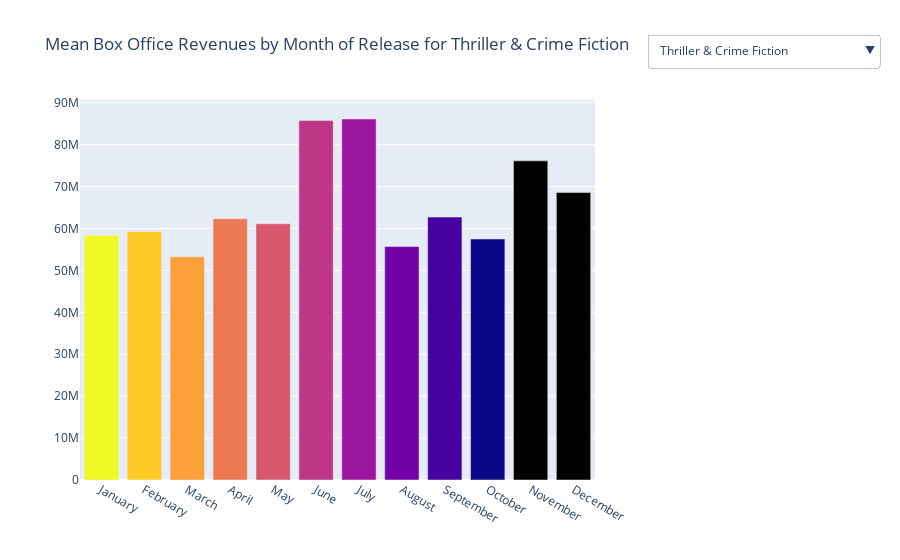

Notebook code for this chart:
### Markdown cell above
Now that we separated the month and day from the movie release date, we can plot analysis using them :

### Code cell
# Calculate mean revenue for each genre pair
genre_pair_mean_revenue = df_mov1.groupby(['Main_genre', 'Sec_Genre'])['Movie_revenue'].mean().reset_index()

# Merge this mean revenue with the original df_mov1 on 'Main_genre' and 'Sec_Genre'
df_mov1 = df_mov1.merge(genre_pair_mean_revenue, on=['Main_genre', 'Sec_Genre'], suffixes=('', '_mean'))

# Fill NaN values in 'Movie_revenue' with the mean revenue of the genre pairs
df_mov1['Movie_revenue'] = df_mov1['Movie_revenue'].fillna(df_mov1['Movie_revenue_mean'])

# Drop the auxiliary 'Movie_revenue_mean' as it's no longer needed after the NaN values are filled
df_mov1.drop(columns=['Movie_revenue_mean'], inplace=True)

# Drop rows where either 'Main_genre' or 'Secondary_Genre' is NaN
df_genre_pairs = df_mov1.dropna(subset=['Main_genre', 'Sec_Genre'])

# Drop rows where either 'Main_genre' or 'Secondary_Genre' is 'Short Film'
df_genre_pairs = df_genre_pairs[(df_genre_pairs['Main_genre'] != 'Short Film') & (df_genre_pairs['Sec_Genre'] != 'Short Film')]

month_dict = {
    1: "January", 2: "February", 3: "March", 4: "April", 5: "May", 6: "June",
    7: "July", 8: "August", 9: "September", 10: "October", 11: "November", 12: "December"
}

# Create the 'genre_pairs_aggregated' DataFrame with 'count' and 'mean_revenue' as columns
genre_pairs_aggregated = df_genre_pairs.groupby(['Main_genre', 'Sec_Genre']).agg(
    count=('Wiki_ID', 'size'), 
    mean_revenue=('Movie_revenue', 'mean')
).reset_index()

top_30_genre_pairs = genre_pairs_aggregated[genre_pairs_aggregated['count'] >= 150].sort_values(by='mean_revenue', ascending=False).head(30)

# Sort the top_30_genre_pairs list alphabetically by main genre only# 'top_30_genre_pairs' would be a DataFrame here, you need to extract the genre pairs as a list of tuples
top_30_genre_pairs_list = top_30_genre_pairs[['Main_genre', 'Sec_Genre']].values.tolist()

# Then, sort the list of tuples based on the main genre
top_30_genre_pairs_sorted_by_main_genre = sorted(top_30_genre_pairs_list, key=lambda x: x[0])

# Create an empty subplot
fig = make_subplots(rows=1, cols=1, shared_yaxes=True)

# Loop through each of the top 30 genre pairs
for main_genre, secondary_genre in top_30_genre_pairs_sorted_by_main_genre:
    pair_data = df_mov1[(df_mov1['Main_genre'] == main_genre) & (df_mov1['Sec_Genre'] == secondary_genre)]
    month_mean_revenues = pair_data.groupby('Month_of_release')['Movie_revenue'].mean().reset_index()
    month_mean_revenues['Month_of_release'] = month_mean_revenues['Month_of_release'].replace(month_dict)

    trace = go.Bar(x=month_mean_revenues['Month_of_release'],
                   y=month_mean_revenues['Movie_revenue'],
                   name=f"{main_genre} & {secondary_genre}",
                   opacity=1,
                   marker_color=px.colors.sequential.Plasma_r)

    fig.add_trace(trace)

# Create dropdown menu to switch between the sorted genre pairs
dropdown = []
for i, (main_genre, secondary_genre) in enumerate(top_30_genre_pairs_sorted_by_main_genre):
    # Each trace corresponds to a genre pair
    # For each button, only the corresponding trace should be visible
    visibility = [False] * len(top_30_genre_pairs_sorted_by_main_genre)
    visibility[i] = True  # Only the current trace is visible
    
    option = dict(label=f"{main_genre} & {secondary_genre}",
                  method='update',
                  args=[{'visible': visibility},
                        {'title': f'Mean Box Office Revenues by Month of Release for {main_genre} & {secondary_genre}'}])
    dropdown.append(option)

# Update layout with the sorted dropdown
fig.update_layout(
    updatemenus=[dict(
        type='dropdown',
        showactive=True,
        buttons=dropdown,  # Use the sorted dropdown list here
        direction="down",
        pad={"r": 10, "t": 10},
        x=1.1,
        xanchor="left",
        y=1.2,
        yanchor="top"
    )],
    # ... (keep the rest of your layout configuration as is)
)

# Update to ensure that the first genre pair from the sorted list is set as the default visible trace
fig.data[0].visible = True  # This assumes the first trace in fig corresponds to the first pair in the sorted list

fig.show()

### Figure 1 — Plotly figure (JSON) as saved in the notebook; plotly's stock layout.template omitted (floating-point values rounded to 4 significant figures)
{"data": [{"marker": {"color": ["#f0f921", "#fdca26", "#fb9f3a", "#ed7953", "#d8576b", "#bd3786", "#9c179e", "#7201a8", "#46039f", "#0d0887"]}, "name": "Action & Drama", "opacity": 1, "type": "bar", "visible": false, "x": ["January", "February", "March", "April", "May", "June", "July", "August", "September", "October", "November", "December"], "y": [34140000.0, 29730000.0, 28980000.0, 31600000.0, 24250000.0, 42240000.0, 30330000.0, 33410000.0, 33710000.0, 31600000.0, 29890000.0, 31600000.0]}, {"marker": {"color": ["#f0f921", "#fdca26", "#fb9f3a", "#ed7953", "#d8576b", "#bd3786", "#9c179e", "#7201a8", "#46039f", "#0d0887"]}, "name": "Action/Adventure & Thriller", "opacity": 1, "type": "bar", "visible": false, "x": ["January", "February", "March", "April", "May", "June", "July", "August", "September", "October", "November", "December"], "y": [70550000.0, 87670000.0, 106300000.0, 133400000.0, 209700000.0, 129500000.0, 58660000.0, 103200000.0, 84480000.0, 95930000.0, 167800000.0, 84210000.0]}, {"marker": {"color": ["#f0f921", "#fdca26", "#fb9f3a", "#ed7953", "#d8576b", "#bd3786", "#9c179e", "#7201a8", "#46039f", "#0d0887"]}, "name": "Action/Adventure & Action", "opacity": 1, "type": "bar", "visible": false, "x": ["January", "February", "March", "April", "May", "June", "July", "August", "September", "October", "November", "December"], "y": [21990000.0, 28610000.0, 24580000.0, 16530000.0, 45750000.0, 20440000.0, 28650000.0, 21480000.0, 20080000.0, 18970000.0, 21990000.0, 19780000.0]}, {"marker": {"color": ["#f0f921", "#fdca26", "#fb9f3a", "#ed7953", "#d8576b", "#bd3786", "#9c179e", "#7201a8", "#46039f", "#0d0887"]}, "name": "Adventure & Children's/Family", "opacity": 1, "type": "bar", "visible": false, "x": ["January", "February", "March", "April", "May", "June", "July", "August", "September", "October", "November", "December"], "y": [62050000.0, 89490000.0, 152500000.0, 104400000.0, 332800000.0, 296800000.0, 192400000.0, 78290000.0, 69120000.0, 226600000.0, 154500000.0, 133900000.0]}, {"marker": {"color": ["#f0f921", "#fdca26", "#fb9f3a", "#ed7953", "#d8576b", "#bd3786", "#9c179e", "#7201a8", "#46039f", "#0d0887"]}, "name": "Crime Fiction & Thriller", "opacity": 1, "type": "bar", "visible": false, "x": ["January", "February", "March", "April", "May", "June", "July", "August", "September", "October", "November", "December"], "y": [37190000.0, 52930000.0, 63680000.0, 49900000.0, 59230000.0, 86800000.0, 126100000.0, 67800000.0, 48880000.0, 59160000.0, 78260000.0, 74360000.0]}, {"marker": {"color": ["#f0f921", "#fdca26", "#fb9f3a", "#ed7953", "#d8576b", "#bd3786", "#9c179e", "#7201a8", "#46039f", "#0d0887"]}, "name": "Crime Fiction & Comedy film", "opacity": 1, "type": "bar", "visible": false, "x": ["January", "February", "March", "April", "May", "June", "July", "August", "September", "October", "November", "December"], "y": [49490000.0, 49490000.0, 74840000.0, 44620000.0, 49490000.0, 44460000.0, 49490000.0, 49490000.0, 49490000.0, 46630000.0, 49490000.0, 49490000.0]}, {"marker": {"color": ["#f0f921", "#fdca26", "#fb9f3a", "#ed7953", "#d8576b", "#bd3786", "#9c179e", "#7201a8", "#46039f", "#0d0887"]}, "name": "Crime Fiction & Romance Film", "opacity": 1, "type": "bar", "visible": false, "x": ["January", "February", "March", "April", "May", "June", "July", "August", "September", "October", "November", "December"], "y": [45940000.0, 43090000.0, 45940000.0, 42330000.0, 45940000.0, 40750000.0, 76500000.0, 41370000.0, 45940000.0, 45940000.0, 41740000.0, 34590000.0]}, {"marker": {"color": ["#f0f921", "#fdca26", "#fb9f3a", "#ed7953", "#d8576b", "#bd3786", "#9c179e", "#7201a8", "#46039f", "#0d0887"]}, "name": "Crime Fiction & Action", "opacity": 1, "type": "bar", "visible": false, "x": ["January", "February", "March", "April", "May", "June", "July", "August", "September", "October", "November", "December"], "y": [35110000.0, 36720000.0, 36720000.0, 37180000.0, 36720000.0, 32790000.0, 60270000.0, 34800000.0, 35120000.0, 34110000.0, 45300000.0, 33830000.0]}, {"marker": {"color": ["#f0f921", "#fdca26", "#fb9f3a", "#ed7953", "#d8576b", "#bd3786", "#9c179e", "#7201a8", "#46039f", "#0d0887"]}, "name": "Crime Fiction & Mystery", "opacity": 1, "type": "bar", "visible": false, "x": ["January", "February", "March", "April", "May", "June", "July", "August", "September", "October", "November", "December"], "y": [34220000.0, 36360000.0, 30640000.0, 36360000.0, 34280000.0, 41950000.0, 33860000.0, 40010000.0, 31860000.0, 33720000.0, 34120000.0, 58670000.0]}, {"marker": {"color": ["#f0f921", "#fdca26", "#fb9f3a", "#ed7953", "#d8576b", "#bd3786", "#9c179e", "#7201a8", "#46039f", "#0d0887"]}, "name": "Family Film & Comedy", "opacity": 1, "type": "bar", "visible": false, "x": ["January", "February", "March", "April", "May", "June", "July", "August", "September", "October", "November", "December"], "y": [44830000.0, 38430000.0, 66530000.0, 44830000.0, 33650000.0, 65400000.0, 24540000.0, 36410000.0, 44830000.0, 38160000.0, 47610000.0, 44830000.0]}, {"marker": {"color": ["#f0f921", "#fdca26", "#fb9f3a", "#ed7953", "#d8576b", "#bd3786", "#9c179e", "#7201a8", "#46039f", "#0d0887"]}, "name": "Family Film & Drama", "opacity": 1, "type": "bar", "visible": false, "x": ["January", "February", "March", "April", "May", "June", "July", "August", "September", "October", "November", "December"], "y": [60300000.0, 43560000.0, 41340000.0, 41710000.0, 42210000.0, 63450000.0, 41462637, 44890000.0, 48970000.0, 42520000.0, 42550000.0, 44680000.0]}, {"marker": {"color": ["#f0f921", "#fdca26", "#fb9f3a", "#ed7953", "#d8576b", "#bd3786", "#9c179e", "#7201a8", "#46039f", "#0d0887"]}, "name": "Horror & Slasher", "opacity": 1, "type": "bar", "visible": false, "x": ["January", "February", "March", "April", "May", "June", "July", "August", "September", "October", "November", "December"], "y": [19430000.0, 38870000.0, 25760000.0, 21770000.0, 25760000.0, 25760000.0, 25760000.0, 27640000.0, 30940000.0, 30020000.0, 30660000.0, 18160000.0]}, {"marker": {"color": ["#f0f921", "#fdca26", "#fb9f3a", "#ed7953", "#d8576b", "#bd3786", "#9c179e", "#7201a8", "#46039f", "#0d0887"]}, "name": "Romance Film & Comedy", "opacity": 1, "type": "bar", "visible": false, "x": ["January", "February", "March", "April", "May", "June", "July", "August", "September", "October", "November", "December"], "y": [31300000.0, 35950000.0, 36650000.0, 90820000.0, 41550000.0, 39200000.0, 43350000.0, 35820000.0, 37110000.0, 42630000.0, 25820000.0, 47790000.0]}, {"marker": {"color": ["#f0f921", "#fdca26", "#fb9f3a", "#ed7953", "#d8576b", "#bd3786", "#9c179e", "#7201a8", "#46039f", "#0d0887"]}, "name": "Romance Film & Comedy film", "opacity": 1, "type": "bar", "visible": false, "x": ["January", "February", "March", "April", "May", "June", "July", "August", "September", "October", "November", "December"], "y": [25180000.0, 25180000.0, 35740000.0, 25500000.0, 21030000.0, 25180000.0, 22110000.0, 25180000.0, 22720000.0, 25180000.0, 25180000.0, 24260000.0]}, {"marker": {"color": ["#f0f921", "#fdca26", "#fb9f3a", "#ed7953", "#d8576b", "#bd3786", "#9c179e", "#7201a8", "#46039f", "#0d0887"]}, "name": "Romantic comedy & Romance Film", "opacity": 1, "type": "bar", "visible": false, "x": ["January", "February", "March", "April", "May", "June", "July", "August", "September", "October", "November", "December"], "y": [51980000.0, 67090000.0, 62250000.0, 46180000.0, 55830000.0, 69760000.0, 55490000.0, 38890000.0, 42170000.0, 53120000.0, 53840000.0, 62430000.0]}, {"marker": {"color": ["#f0f921", "#fdca26", "#fb9f3a", "#ed7953", "#d8576b", "#bd3786", "#9c179e", "#7201a8", "#46039f", "#0d0887"]}, "name": "Romantic comedy & World cinema", "opacity": 1, "type": "bar", "visible": false, "x": ["January", "February", "March", "April", "May", "June", "July", "August", "September", "October", "November", "December"], "y": [23810000.0, 23810000.0, 23810000.0, 34530000.0, 21860000.0, 23810000.0, 23810000.0, 22460000.0, 23810000.0, 23810000.0, 21320000.0, 27620000.0]}, {"marker": {"color": ["#f0f921", "#fdca26", "#fb9f3a", "#ed7953", "#d8576b", "#bd3786", "#9c179e", "#7201a8", "#46039f", "#0d0887"]}, "name": "Romantic drama & Romance Film", "opacity": 1, "type": "bar", "visible": false, "x": ["January", "February", "March", "April", "May", "June", "July", "August", "September", "October", "November", "December"], "y": [21770000.0, 20450000.0, 19530000.0, 22020000.0, 23840000.0, 22770000.0, 22890000.0, 27880000.0, 19040000.0, 19820000.0, 18800000.0, 28550000.0]}, {"marker": {"color": ["#f0f921", "#fdca26", "#fb9f3a", "#ed7953", "#d8576b", "#bd3786", "#9c179e", "#7201a8", "#46039f", "#0d0887"]}, "name": "Science Fiction & Action", "opacity": 1, "type": "bar", "visible": false, "x": ["January", "February", "March", "April", "May", "June", "July", "August", "September", "October", "November", "December"], "y": [166900000.0, 133400000.0, 156100000.0, 342500000.0, 300400000.0, 132800000.0, 146900000.0, 157400000.0, 168600000.0, 175100000.0, 101300000.0, 143300000.0]}, {"marker": {"color": ["#f0f921", "#fdca26", "#fb9f3a", "#ed7953", "#d8576b", "#bd3786", "#9c179e", "#7201a8", "#46039f", "#0d0887"]}, "name": "Science Fiction & Adventure", "opacity": 1, "type": "bar", "visible": false, "x": ["January", "February", "March", "April", "May", "June", "July", "August", "September", "October", "November", "December"], "y": [161900000.0, 161900000.0, 142800000.0, 129500000.0, 376000000.0, 172800000.0, 143800000.0, 93920000.0, 161900000.0, 141600000.0, 133200000.0, 144900000.0]}, {"marker": {"color": ["#f0f921", "#fdca26", "#fb9f3a", "#ed7953", "#d8576b", "#bd3786", "#9c179e", "#7201a8", "#46039f", "#0d0887"]}, "name": "Sports & Drama", "opacity": 1, "type": "bar", "visible": false, "x": ["January", "February", "March", "April", "May", "June", "July", "August", "September", "October", "November", "December"], "y": [31300000.0, 26480000.0, 29170000.0, 18280000.0, 23480000.0, 58630000.0, 35360000.0, 25030000.0, 20060000.0, 25660000.0, 18180000.0, 23150000.0]}, {"marker": {"color": ["#f0f921", "#fdca26", "#fb9f3a", "#ed7953", "#d8576b", "#bd3786", "#9c179e", "#7201a8", "#46039f", "#0d0887"]}, "name": "Thriller & Science Fiction", "opacity": 1, "type": "bar", "visible": false, "x": ["January", "February", "March", "April", "May", "June", "July", "August", "September", "October", "November", "December"], "y": [93430000.0, 126500000.0, 122000000.0, 157100000.0, 212400000.0, 288800000.0, 197000000.0, 116100000.0, 100500000.0, 110600000.0, 178700000.0, 212500000.0]}, {"marker": {"color": ["#f0f921", "#fdca26", "#fb9f3a", "#ed7953", "#d8576b", "#bd3786", "#9c179e", "#7201a8", "#46039f", "#0d0887"]}, "name": "Thriller & Action Thrillers", "opacity": 1, "type": "bar", "visible": false, "x": ["January", "February", "March", "April", "May", "June", "July", "August", "September", "October", "November", "December"], "y": [132800000.0, 85250000.0, 103600000.0, 253900000.0, 174800000.0, 113400000.0, 156000000.0, 143600000.0, 100800000.0, 105000000.0, 145300000.0, 182600000.0]}, {"marker": {"color": ["#f0f921", "#fdca26", "#fb9f3a", "#ed7953", "#d8576b", "#bd3786", "#9c179e", "#7201a8", "#46039f", "#0d0887"]}, "name": "Thriller & Action/Adventure", "opacity": 1, "type": "bar", "visible": false, "x": ["January", "February", "March", "April", "May", "June", "July", "August", "September", "October", "November", "December"], "y": [46780000.0, 81120000.0, 49350000.0, 56870000.0, 97700000.0, 164400000.0, 73980000.0, 53450000.0, 63620000.0, 73500000.0, 57540000.0, 76440000.0]}, {"marker": {"color": ["#f0f921", "#fdca26", "#fb9f3a", "#ed7953", "#d8576b", "#bd3786", "#9c179e", "#7201a8", "#46039f", "#0d0887"]}, "name": "Thriller & Crime Fiction", "opacity": 1, "type": "bar", "visible": true, "x": ["January", "February", "March", "April", "May", "June", "July", "August", "September", "October", "November", "December"], "y": [58370000.0, 59290000.0, 53230000.0, 62320000.0, 61150000.0, 85750000.0, 86120000.0, 55690000.0, 62730000.0, 57500000.0, 76140000.0, 68580000.0]}, {"marker": {"color": ["#f0f921", "#fdca26", "#fb9f3a", "#ed7953", "#d8576b", "#bd3786", "#9c179e", "#7201a8", "#46039f", "#0d0887"]}, "name": "Thriller & Horror", "opacity": 1, "type": "bar", "visible": false, "x": ["January", "February", "March", "April", "May", "June", "July", "August", "September", "October", "November", "December"], "y": [53180000.0, 73410000.0, 54350000.0, 46320000.0, 46980000.0, 58420000.0, 74950000.0, 73790000.0, 55060000.0, 54910000.0, 77590000.0, 49390000.0]}, {"marker": {"color": ["#f0f921", "#fdca26", "#fb9f3a", "#ed7953", "#d8576b", "#bd3786", "#9c179e", "#7201a8", "#46039f", "#0d0887"]}, "name": "Thriller & Mystery", "opacity": 1, "type": "bar", "visible": false, "x": ["January", "February", "March", "April", "May", "June", "July", "August", "September", "October", "November", "December"], "y": [49160000.0, 52820000.0, 50410000.0, 57450000.0, 81640000.0, 63090000.0, 57820000.0, 44650000.0, 51650000.0, 48950000.0, 47540000.0, 57080000.0]}, {"marker": {"color": ["#f0f921", "#fdca26", "#fb9f3a", "#ed7953", "#d8576b", "#bd3786", "#9c179e", "#7201a8", "#46039f", "#0d0887"]}, "name": "Thriller & Crime Thriller", "opacity": 1, "type": "bar", "visible": false, "x": ["January", "February", "March", "April", "May", "June", "July", "August", "September", "October", "November", "December"], "y": [27240000.0, 32460000.0, 30920000.0, 27490000.0, 28870000.0, 40810000.0, 29910000.0, 34780000.0, 32280000.0, 30900000.0, 26590000.0, 25160000.0]}, {"marker": {"color": ["#f0f921", "#fdca26", "#fb9f3a", "#ed7953", "#d8576b", "#bd3786", "#9c179e", "#7201a8", "#46039f", "#0d0887"]}, "name": "Thriller & Drama", "opacity": 1, "type": "bar", "visible": false, "x": ["January", "February", "March", "April", "May", "June", "July", "August", "September", "October", "November", "December"], "y": [27040000.0, 32630000.0, 28750000.0, 28080000.0, 24380000.0, 29040000.0, 46030000.0, 29720000.0, 26560000.0, 24700000.0, 30970000.0, 43930000.0]}, {"marker": {"color": ["#f0f921", "#fdca26", "#fb9f3a", "#ed7953", "#d8576b", "#bd3786", "#9c179e", "#7201a8", "#46039f", "#0d0887"]}, "name": "Thriller & Action", "opacity": 1, "type": "bar", "visible": false, "x": ["January", "February", "March", "April", "May", "June", "July", "August", "September", "October", "November", "December"], "y": [19980000.0, 25960000.0, 24230000.0, 24230000.0, 23990000.0, 24230000.0, 35030000.0, 29840000.0, 18400000.0, 24230000.0, 23920000.0, 29480000.0]}, {"marker": {"color": ["#f0f921", "#fdca26", "#fb9f3a", "#ed7953", "#d8576b", "#bd3786", "#9c179e", "#7201a8", "#46039f", "#0d0887"]}, "name": "Thriller & World cinema", "opacity": 1, "type": "bar", "visible": false, "x": ["January", "February", "March", "April", "May", "June", "July", "August", "September", "October", "November", "December"], "y": [21160000.0, 19400000.0, 16430000.0, 21160000.0, 20210000.0, 18810000.0, 21160000.0, 21160000.0, 27540000.0, 18510000.0, 25480000.0, 14990000.0]}], "layout": {"autosize": true, "title": {"text": "Mean Box Office Revenues by Month of Release for Thriller & Crime Fiction"}, "updatemenus": [{"active": 23, "buttons": [{"args": [{"visible": [true, false, false, false, false, false, false, false, false, false, false, false, false, false, false, false, false, false, false, false, false, false, false, false, false, false, false, false, false, false]}, {"title": "Mean Box Office Revenues by Month of Release for Action & Drama"}], "label": "Action & Drama", "method": "update"}, {"args": [{"visible": [false, true, false, false, false, false, false, false, false, false, false, false, false, false, false, false, false, false, false, false, false, false, false, false, false, false, false, false, false, false]}, {"title": "Mean Box Office Revenues by Month of Release for Action/Adventure & Thriller"}], "label": "Action/Adventure & Thriller", "method": "update"}, {"args": [{"visible": [false, false, true, false, false, false, false, false, false, false, false, false, false, false, false, false, false, false, false, false, false, false, false, false, false, false, false, false, false, false]}, {"title": "Mean Box Office Revenues by Month of Release for Action/Adventure & Action"}], "label": "Action/Adventure & Action", "method": "update"}, {"args": [{"visible": [false, false, false, true, false, false, false, false, false, false, false, false, false, false, false, false, false, false, false, false, false, false, false, false, false, false, false, false, false, false]}, {"title": "Mean Box Office Revenues by Month of Release for Adventure & Children's/Family"}], "label": "Adventure & Children's/Family", "method": "update"}, {"args": [{"visible": [false, false, false, false, true, false, false, false, false, false, false, false, false, false, false, false, false, false, false, false, false, false, false, false, false, false, false, false, false, false]}, {"title": "Mean Box Office Revenues by Month of Release for Crime Fiction & Thriller"}], "label": "Crime Fiction & Thriller", "method": "update"}, {"args": [{"visible": [false, false, false, false, false, true, false, false, false, false, false, false, false, false, false, false, false, false, false, false, false, false, false, false, false, false, false, false, false, false]}, {"title": "Mean Box Office Revenues by Month of Release for Crime Fiction & Comedy film"}], "label": "Crime Fiction & Comedy film", "method": "update"}, {"args": [{"visible": [false, false, false, false, false, false, true, false, false, false, false, false, false, false, false, false, false, false, false, false, false, false, false, false, false, false, false, false, false, false]}, {"title": "Mean Box Office Revenues by Month of Release for Crime Fiction & Romance Film"}], "label": "Crime Fiction & Romance Film", "method": "update"}, {"args": [{"visible": [false, false, false, false, false, false, false, true, false, false, false, false, false, false, false, false, false, false, false, false, false, false, false, false, false, false, false, false, false, false]}, {"title": "Mean Box Office Revenues by Month of Release for Crime Fiction & Action"}], "label": "Crime Fiction & Action", "method": "update"}, {"args": [{"visible": [false, false, false, false, false, false, false, false, true, false, false, false, false, false, false, false, false, false, false, false, false, false, false, false, false, false, false, false, false, false]}, {"title": "Mean Box Office Revenues by Month of Release for Crime Fiction & Mystery"}], "label": "Crime Fiction & Mystery", "method": "update"}, {"args": [{"visible": [false, false, false, false, false, false, false, false, false, true, false, false, false, false, false, false, false, false, false, false, false, false, false, false, false, false, false, false, false, false]}, {"title": "Mean Box Office Revenues by Month of Release for Family Film & Comedy"}], "label": "Family Film & Comedy", "method": "update"}, {"args": [{"visible": [false, false, false, false, false, false, false, false, false, false, true, false, false, false, false, false, false, false, false, false, false, false, false, false, false, false, false, false, false, false]}, {"title": "Mean Box Office Revenues by Month of Release for Family Film & Drama"}], "label": "Family Film & Drama", "method": "update"}, {"args": [{"visible": [false, false, false, false, false, false, false, false, false, false, false, true, false, false, false, false, false, false, false, false, false, false, false, false, false, false, false, false, false, false]}, {"title": "Mean Box Office Revenues by Month of Release for Horror & Slasher"}], "label": "Horror & Slasher", "method": "update"}, {"args": [{"visible": [false, false, false, false, false, false, false, false, false, false, false, false, true, false, false, false, false, false, false, false, false, false, false, false, false, false, false, false, false, false]}, {"title": "Mean Box Office Revenues by Month of Release for Romance Film & Comedy"}], "label": "Romance Film & Comedy", "method": "update"}, {"args": [{"visible": [false, false, false, false, false, false, false, false, false, false, false, false, false, true, false, false, false, false, false, false, false, false, false, false, false, false, false, false, false, false]}, {"title": "Mean Box Office Revenues by Month of Release for Romance Film & Comedy film"}], "label": "Romance Film & Comedy film", "method": "update"}, {"args": [{"visible": [false, false, false, false, false, false, false, false, false, false, false, false, false, false, true, false, false, false, false, false, false, false, false, false, false, false, false, false, false, false]}, {"title": "Mean Box Office Revenues by Month of Release for Romantic comedy & Romance Film"}], "label": "Romantic comedy & Romance Film", "method": "update"}, {"args": [{"visible": [false, false, false, false, false, false, false, false, false, false, false, false, false, false, false, true, false, false, false, false, false, false, false, false, false, false, false, false, false, false]}, {"title": "Mean Box Office Revenues by Month of Release for Romantic comedy & World cinema"}], "label": "Romantic comedy & World cinema", "method": "update"}, {"args": [{"visible": [false, false, false, false, false, false, false, false, false, false, false, false, false, false, false, false, true, false, false, false, false, false, false, false, false, false, false, false, false, false]}, {"title": "Mean Box Office Revenues by Month of Release for Romantic drama & Romance Film"}], "label": "Romantic drama & Romance Film", "method": "update"}, {"args": [{"visible": [false, false, false, false, false, false, false, false, false, false, false, false, false, false, false, false, false, true, false, false, false, false, false, false, false, false, false, false, false, false]}, {"title": "Mean Box Office Revenues by Month of Release for Science Fiction & Action"}], "label": "Science Fiction & Action", "method": "update"}, {"args": [{"visible": [false, false, false, false, false, false, false, false, false, false, false, false, false, false, false, false, false, false, true, false, false, false, false, false, false, false, false, false, false, false]}, {"title": "Mean Box Office Revenues by Month of Release for Science Fiction & Adventure"}], "label": "Science Fiction & Adventure", "method": "update"}, {"args": [{"visible": [false, false, false, false, false, false, false, false, false, false, false, false, false, false, false, false, false, false, false, true, false, false, false, false, false, false, false, false, false, false]}, {"title": "Mean Box Office Revenues by Month of Release for Sports & Drama"}], "label": "Sports & Drama", "method": "update"}, {"args": [{"visible": [false, false, false, false, false, false, false, false, false, false, false, false, false, false, false, false, false, false, false, false, true, false, false, false, false, false, false, false, false, false]}, {"title": "Mean Box Office Revenues by Month of Release for Thriller & Science Fiction"}], "label": "Thriller & Science Fiction", "method": "update"}, {"args": [{"visible": [false, false, false, false, false, false, false, false, false, false, false, false, false, false, false, false, false, false, false, false, false, true, false, false, false, false, false, false, false, false]}, {"title": "Mean Box Office Revenues by Month of Release for Thriller & Action Thrillers"}], "label": "Thriller & Action Thrillers", "method": "update"}, {"args": [{"visible": [false, false, false, false, false, false, false, false, false, false, false, false, false, false, false, false, false, false, false, false, false, false, true, false, false, false, false, false, false, false]}, {"title": "Mean Box Office Revenues by Month of Release for Thriller & Action/Adventure"}], "label": "Thriller & Action/Adventure", "method": "update"}, {"args": [{"visible": [false, false, false, false, false, false, false, false, false, false, false, false, false, false, false, false, false, false, false, false, false, false, false, true, false, false, false, false, false, false]}, {"title": "Mean Box Office Revenues by Month of Release for Thriller & Crime Fiction"}], "label": "Thriller & Crime Fiction", "method": "update"}, {"args": [{"visible": [false, false, false, false, false, false, false, false, false, false, false, false, false, false, false, false, false, false, false, false, false, false, false, false, true, false, false, false, false, false]}, {"title": "Mean Box Office Revenues by Month of Release for Thriller & Horror"}], "label": "Thriller & Horror", "method": "update"}, {"args": [{"visible": [false, false, false, false, false, false, false, false, false, false, false, false, false, false, false, false, false, false, false, false, false, false, false, false, false, true, false, false, false, false]}, {"title": "Mean Box Office Revenues by Month of Release for Thriller & Mystery"}], "label": "Thriller & Mystery", "method": "update"}, {"args": [{"visible": [false, false, false, false, false, false, false, false, false, false, false, false, false, false, false, false, false, false, false, false, false, false, false, false, false, false, true, false, false, false]}, {"title": "Mean Box Office Revenues by Month of Release for Thriller & Crime Thriller"}], "label": "Thriller & Crime Thriller", "method": "update"}, {"args": [{"visible": [false, false, false, false, false, false, false, false, false, false, false, false, false, false, false, false, false, false, false, false, false, false, false, false, false, false, false, true, false, false]}, {"title": "Mean Box Office Revenues by Month of Release for Thriller & Drama"}], "label": "Thriller & Drama", "method": "update"}, {"args": [{"visible": [false, false, false, false, false, false, false, false, false, false, false, false, false, false, false, false, false, false, false, false, false, false, false, false, false, false, false, false, true, false]}, {"title": "Mean Box Office Revenues by Month of Release for Thriller & Action"}], "label": "Thriller & Action", "method": "update"}, {"args": [{"visible": [false, false, false, false, false, false, false, false, false, false, false, false, false, false, false, false, false, false, false, false, false, false, false, false, false, false, false, false, false, true]}, {"title": "Mean Box Office Revenues by Month of Release for Thriller & World cinema"}], "label": "Thriller & World cinema", "method": "update"}], "direction": "down", "pad": {"r": 10, "t": 10}, "showactive": true, "type": "dropdown", "x": 1.1, "xanchor": "left", "y": 1.2, "yanchor": "top"}], "xaxis": {"anchor": "y", "autorange": true, "domain": [0, 1], "range": [-0.5, 11.5], "type": "category"}, "yaxis": {"anchor": "x", "autorange": true, "domain": [0, 1], "range": [0, 90650000.0], "type": "linear"}}}
